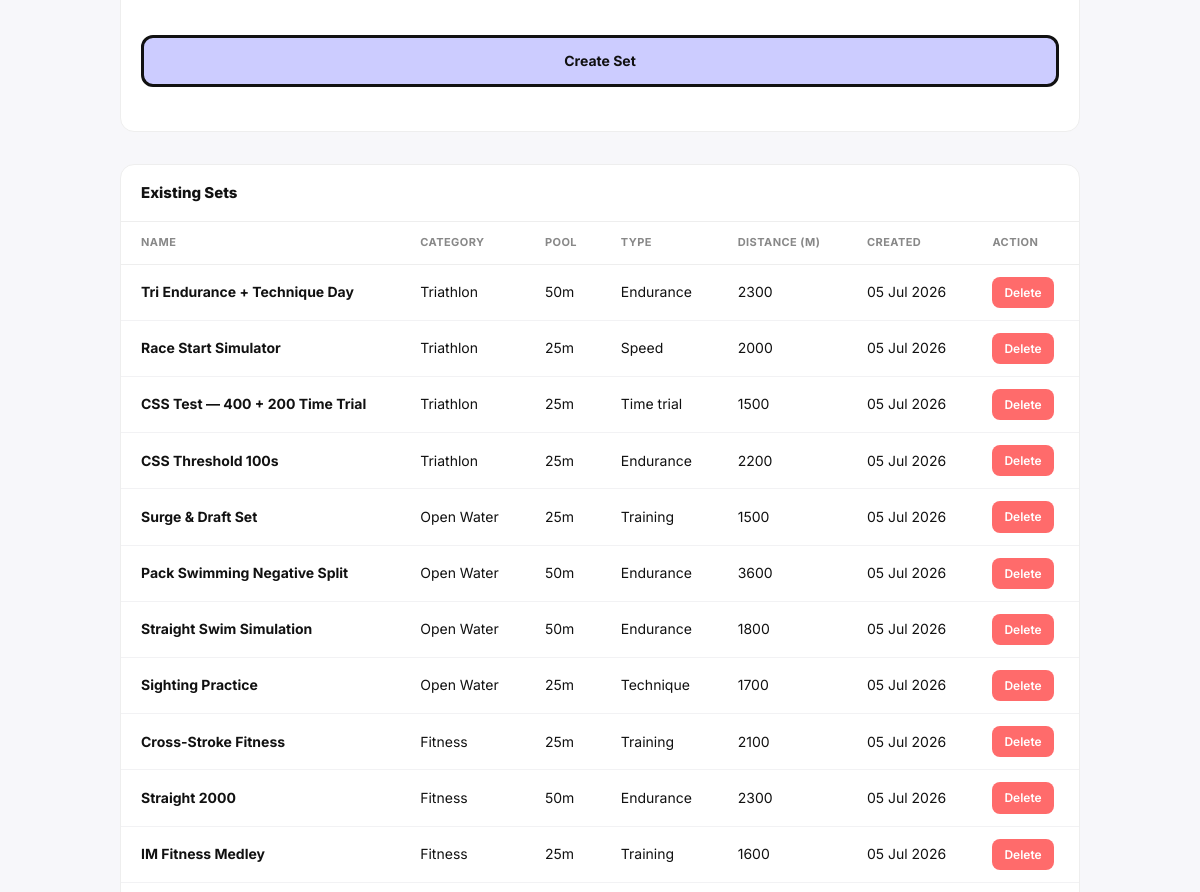
The app's page /admin/sets (signed in, middle part), older data.
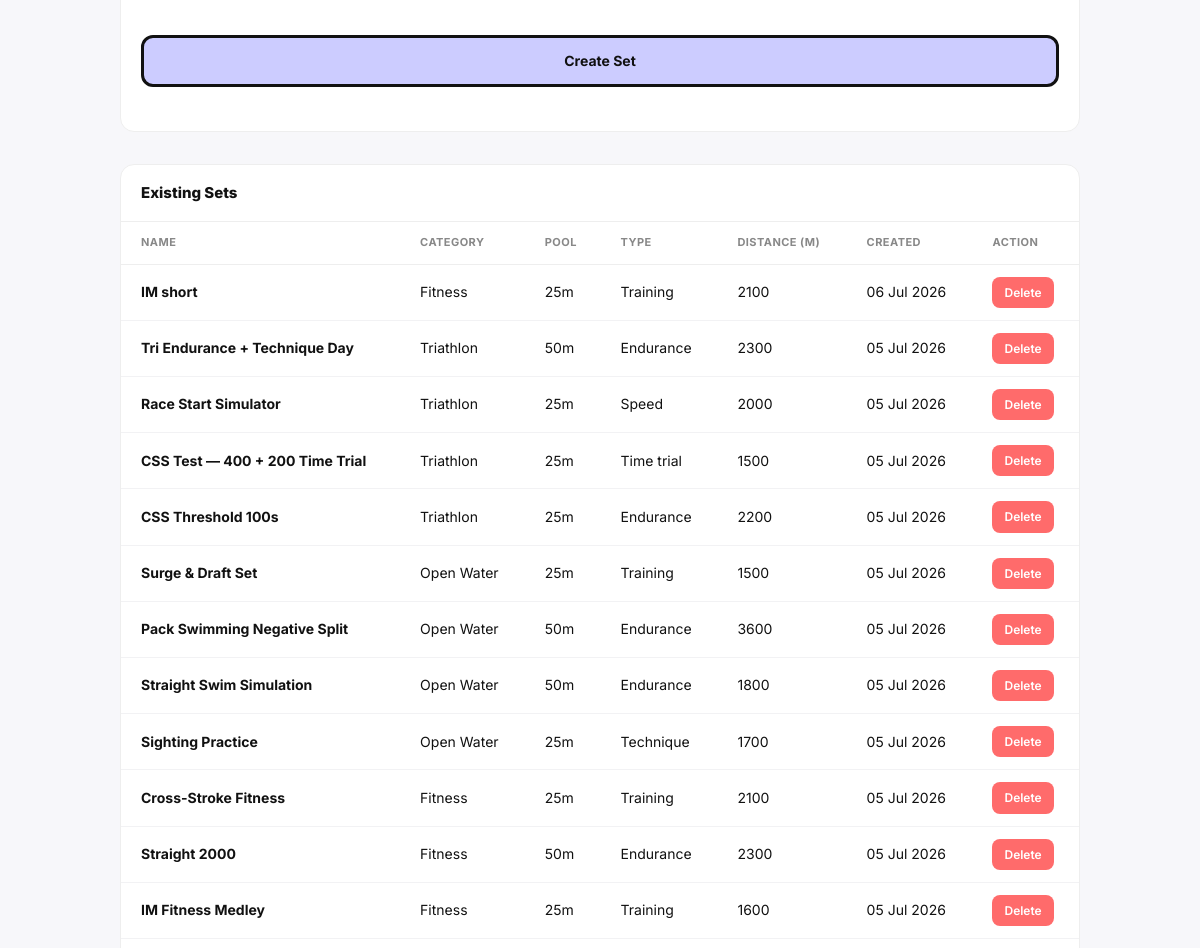
The same page, newer data.
### models.py (models this page shows)
class SavedSet(db.Model):
    __tablename__ = 'saved_set'
    id = db.Column(db.Integer, primary_key=True)
    name = db.Column(db.String(100), nullable=False)
    pool = db.Column(db.String(10), default='25m')
    session_type = db.Column(db.String(50), default='Training')
    sets_data = db.Column(db.Text)  # JSON string, same shape as sessionSets in log.html
    category = db.Column(db.String(30), default='Fitness')
    description = db.Column(db.Text)
    created_by = db.Column(db.Integer, db.ForeignKey('user.id'))
    created_at = db.Column(db.DateTime, default=datetime.utcnow)
    def get_sets(self):
        try:
            return json.loads(self.sets_data or '[]')
        except:
            return []
    def total_distance(self):
        total = 0
        for s in self.get_sets():
            try:
                total += int(s.get('reps', 0)) * int(s.get('dist', 0))
            except:
                pass
        return total

### routes.py (the view)
@main.route('/admin/sets')
@login_required
@admin_required
def admin_sets():
    from app import db
    from models import SavedSet
    sets = db.session.query(SavedSet).order_by(SavedSet.created_at.desc()).all()
    return render_template('admin_sets.html', sets=sets, categories=SET_CATEGORIES)

### auth_utils.py (called while the page is built)
def admin_required(f):
    @wraps(f)
    def wrapper(*args, **kwargs):
        if not current_user.is_authenticated or not current_user.is_admin:
            abort(403)
        return f(*args, **kwargs)
    return wrapper

### templates/admin_sets.html (shortened to what this page needs)
<!DOCTYPE html>
<html lang="en">
<head>
<link rel="stylesheet" href="{{ url_for('static', filename='css/main.css') }}">
</head>
<body>
<div class="adm-wrap">
  <div class="adm-panel">
    <div class="adm-panel-body">
      <form method="POST" action="/admin/sets/create" class="set-form">
        <button type="submit" class="btn-add-set" onclick="return validateBlocks()">Create Set</button>
      </form>
    </div>
  </div>
  <div class="adm-panel">
    <div class="adm-panel-head">Existing Sets</div>
    {% if sets %}
      <div style="overflow-x: auto;">
        <table>
          <thead>
            <tr>
              <th>Name</th>
              <th>Category</th>
              <th>Pool</th>
              <th>Type</th>
              <th>Distance (m)</th>
              <th>Created</th>
              <th>Action</th>
            </tr>
          </thead>
          <tbody>
            {% for s in sets %}
            <tr>
              <td><strong>{{ s.name }}</strong></td>
              <td>{{ s.category or 'Fitness' }}</td>
              <td>{{ s.pool }}</td>
              <td>{{ s.session_type }}</td>
              <td>{{ s.total_distance() }}</td>
              <td>{{ s.created_at.strftime('%d %b %Y') }}</td>
              <td>
                <form method="POST" action="/admin/sets/delete/{{ s.id }}" style="display:inline;">
                  <button type="submit" class="btn-delete" onclick="return confirm('Delete this set?')">Delete</button>
                </form>
              </td>
            </tr>
            {% endfor %}
          </tbody>
        </table>
      </div>
    {% else %}
      <div class="empty-state">No saved sets yet. Create one above to get started.</div>
    {% endif %}
  </div>
</div>
</body>
</html>

Row changes from the older to the newer data that the page shows:
added SavedSet: name "IM short", category "Fitness", pool "25m", session_type "Training", total_distance "2100", created_at "06 Jul 2026"
